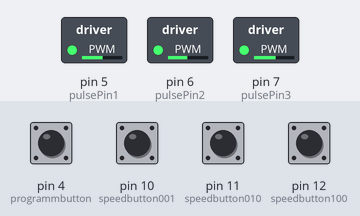
Bench run of a sketch on a simulated Arduino Uno, built with avr-gcc and run on an emulated ATmega328P. Parts: switched loads named in the sketch (green lamp = pin HIGH). The test bench sets the inputs (shaded band); at power-on: pin 10 (speedbutton001), pin 11 (speedbutton010), pin 12 (speedbutton100) HIGH, pin 4 (programmbutton) LOW.

Above: at 36.3 s.
Timing chart, 0 to 40.0 s (numbered marks = the images above):
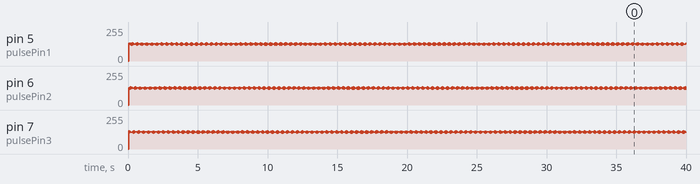

The sketch:

test_stand_01.ino
```cpp
// Spindle Motor Driver
// Gennady N "ElectRony LTD"
// 1/12/2014

int pulsePin1 = 5;
int pulsePin2 = 6;
int pulsePin3 = 7;
int programmbutton=4;
int speedbutton001 = 10;
int speedbutton010 = 11;
int speedbutton100 = 12;
int pulsespeed = 1;
int pulsewidth =7;
 int buttonState001=0;
 int buttonState010=0;
 int buttonState100=0;
 int  buttonStateProg=0;
void setup()
{
 // Serial.begin(9600);

pinMode(pulsePin1, OUTPUT);
pinMode(pulsePin2, OUTPUT);
pinMode(pulsePin3, OUTPUT);
pinMode(speedbutton001, INPUT);
pinMode(speedbutton010, INPUT);
pinMode(speedbutton100, INPUT);
pinMode( programmbutton, INPUT);
//digitalWrite(speedbutton001, LOW);
//digitalWrite(speedbutton010, LOW);
//digitalWrite(speedbutton100, LOW);
//digitalWrite( programmPin, LOW);

/*switch (var) {
 case label:
    // код для выполнения
    break;*/
buttonStateProg = digitalRead(programmbutton);
buttonState001 = digitalRead(speedbutton001);
buttonState010 = digitalRead(speedbutton010);
buttonState100 = digitalRead(speedbutton100);

if ( buttonState001==LOW  && buttonState010==LOW && buttonState100 ==LOW ) {pulsewidth = 1000;} else
if ( buttonState001==LOW && buttonState010==LOW  && buttonState100 ==HIGH ) {pulsewidth = 500;} else
if ( buttonState001==LOW  && buttonState010== HIGH  && buttonState100 == LOW ) {pulsewidth = 300;} else
if ( buttonState001==LOW  && buttonState010==HIGH  && buttonState100 == HIGH ) {pulsewidth = 100;} else
if ( buttonState001== HIGH  && buttonState010==LOW && buttonState100 ==LOW) {pulsewidth = 30;} else
if ( buttonState001==HIGH  && buttonState010==LOW  && buttonState100 ==HIGH ) {pulsewidth = 10;} else
if ( buttonState001==HIGH  && buttonState010==HIGH  && buttonState100 ==LOW ) {pulsewidth = 3;} else
if ( buttonState001==HIGH  && buttonState010==HIGH  && buttonState100 ==HIGH ) {pulsewidth = 1;}

 //pulsespeed = pulsewidth ;


  //if (programmPin==HIGH) {goto power;}


}


void loop()
{

//buttonStateProg = digitalRead(programmbutton);
if (buttonStateProg =LOW) {goto power;} else
toppi:
// speedbuttonPin = LOW;
digitalWrite(pulsePin1, HIGH);
 digitalWrite(pulsePin2, LOW);
 digitalWrite(pulsePin3, HIGH);
delay(pulsewidth);
digitalWrite(pulsePin1, HIGH);
 digitalWrite(pulsePin2, LOW);
 digitalWrite(pulsePin3, LOW);
delay(pulsewidth);
digitalWrite(pulsePin1, HIGH);
 digitalWrite(pulsePin2, HIGH);
 digitalWrite(pulsePin3, LOW);
delay(pulsewidth);
digitalWrite(pulsePin1, LOW);
 digitalWrite(pulsePin2, HIGH);
 digitalWrite(pulsePin3, LOW);
delay(pulsewidth);
digitalWrite(pulsePin1, LOW);
 digitalWrite(pulsePin2, HIGH);
 digitalWrite(pulsePin3, HIGH);
delay(pulsewidth);
digitalWrite(pulsePin1, LOW);
 digitalWrite(pulsePin2, LOW);
 digitalWrite(pulsePin3, HIGH);
delay(pulsewidth);

 //Serial.println(pulsewidth);
 // delay(1);
{goto toppi;}
power:

//void loop()
//{
pulsespeed=pulsewidth;

digitalWrite(pulsePin1, HIGH);
delay(pulsewidth);
digitalWrite(pulsePin1, LOW);
delay(pulsespeed); digitalWrite(pulsePin2, HIGH);
delay(pulsewidth);
digitalWrite(pulsePin2, LOW);
delay(pulsespeed); digitalWrite(pulsePin3, HIGH);
delay(pulsewidth);
digitalWrite(pulsePin3, LOW);
delay(pulsespeed);
}
```
